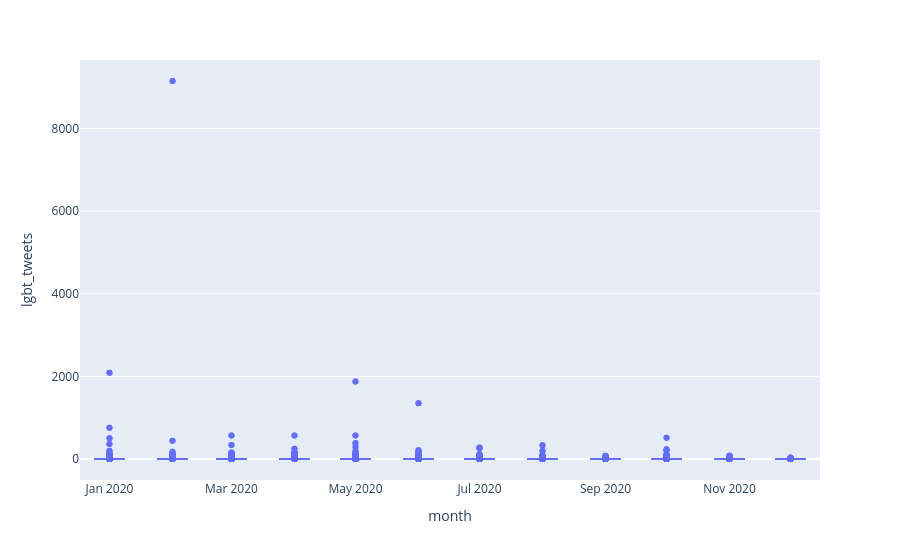

Here is the notebook cell this chart was saved with:
### Code cell
indices = [True if int(udf.month.loc[i].split('-')[0]) > 2019 else False for i in udf.index]
g_data = udf[indices]
figure = px.box(g_data, x='month', y='lgbt_tweets')
# figure.update_layout(
#             title='All Time Avg. Related Tweets by User Account Creation Month',
#             xaxis_title = 'Month of Account Creation',
#             yaxis_title = 'All Time Avg. of Related Tweets',
#             legend_title = 'Legends')
figure.show()

### Figure 1 — Plotly figure (JSON) as saved in the notebook; plotly's stock layout.template omitted (floating-point values rounded to 4 significant figures; data arrays with more than 128 entries replaced by an {"elided": "..."} marker saying what was removed)
{"data": [{"alignmentgroup": "True", "hovertemplate": "month=%{x}<br>lgbt_tweets=%{y}<extra></extra>", "legendgroup": "", "marker": {"color": "#636efa"}, "name": "", "notched": false, "offsetgroup": "", "orientation": "v", "showlegend": false, "x": {"elided": "92980 str values"}, "x0": " ", "xaxis": "x", "y": {"elided": "92980 int values"}, "y0": " ", "yaxis": "y", "type": "box"}], "layout": {"xaxis": {"anchor": "y", "domain": [0.0, 1.0], "title": {"text": "month"}}, "yaxis": {"anchor": "x", "domain": [0.0, 1.0], "title": {"text": "lgbt_tweets"}}, "legend": {"tracegroupgap": 0}, "margin": {"t": 60}, "boxmode": "group"}}
